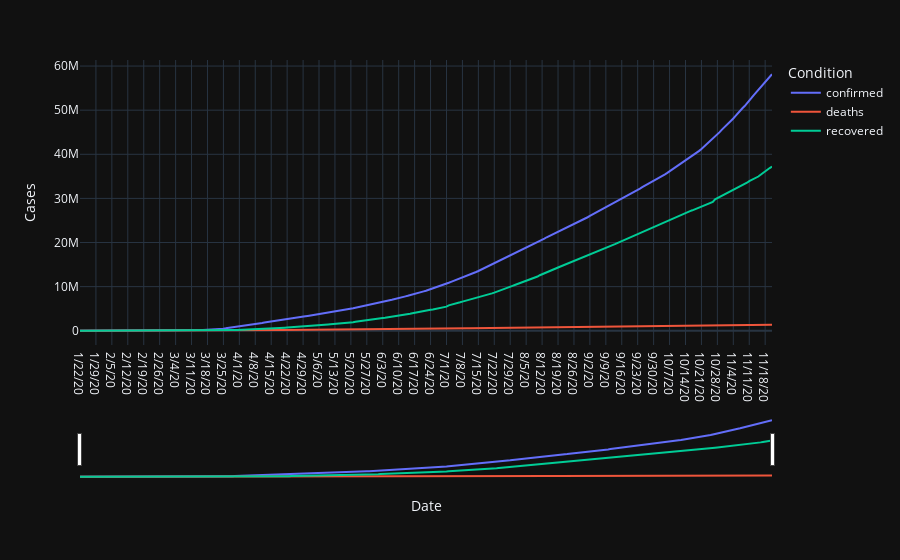

Notebook cell for this chart:
### Code cell
import plotly.express as px
from data import make_global_df

df = make_global_df()

fig = px.line(
    df,
    x="date", y=["confirmed", "deaths", "recovered"],
    template="plotly_dark",
    labels={"value": "Cases", "variable": "Condition", "date": "Date"},
    hover_data={"value": ":,", "variable": False, "date": False},
)
fig.update_xaxes(rangeslider_visible=True,
                rangeselector=dict(
        buttons=list([
            dict(count=1, label="1m", step="month", stepmode="backward"),
            dict(count=6, label="6m", step="month", stepmode="backward"),
            dict(count=1, label="YTD", step="year", stepmode="todate"),
            dict(count=1, label="1y", step="year", stepmode="backward"),
            dict(step="all")
        ])
    ))
fig

### Figure 1 — Plotly figure (JSON) as saved in the notebook; plotly's stock layout.template omitted (floating-point values rounded to 4 significant figures; data arrays with more than 128 entries replaced by an {"elided": "..."} marker saying what was removed)
{"data": [{"customdata": {"elided": "305x3 mixed values"}, "hovertemplate": "Cases=%{customdata[0]:,}<extra></extra>", "legendgroup": "confirmed", "line": {"color": "#636efa", "dash": "solid"}, "mode": "lines", "name": "confirmed", "orientation": "v", "showlegend": true, "type": "scatter", "x": {"elided": "305 str values"}, "xaxis": "x", "y": {"elided": "305 int values"}, "yaxis": "y"}, {"customdata": {"elided": "305x3 mixed values"}, "hovertemplate": "Cases=%{customdata[0]:,}<extra></extra>", "legendgroup": "deaths", "line": {"color": "#EF553B", "dash": "solid"}, "mode": "lines", "name": "deaths", "orientation": "v", "showlegend": true, "type": "scatter", "x": {"elided": "305 str values"}, "xaxis": "x", "y": {"elided": "305 int values"}, "yaxis": "y"}, {"customdata": {"elided": "305x3 mixed values"}, "hovertemplate": "Cases=%{customdata[0]:,}<extra></extra>", "legendgroup": "recovered", "line": {"color": "#00cc96", "dash": "solid"}, "mode": "lines", "name": "recovered", "orientation": "v", "showlegend": true, "type": "scatter", "x": {"elided": "305 str values"}, "xaxis": "x", "y": {"elided": "305 int values"}, "yaxis": "y"}], "layout": {"legend": {"title": {"text": "Condition"}, "tracegroupgap": 0}, "margin": {"t": 60}, "xaxis": {"anchor": "y", "domain": [0, 1], "rangeslider": {"visible": true}, "title": {"text": "Date"}}, "yaxis": {"anchor": "x", "domain": [0, 1], "title": {"text": "Cases"}}}}
